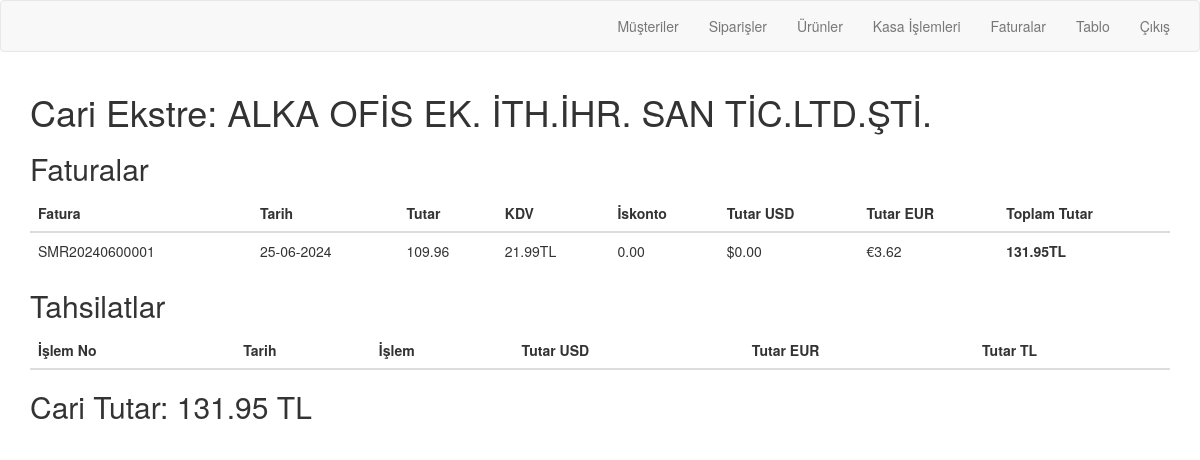
The app's page /order/customer/740/financials/ (signed in), older data.
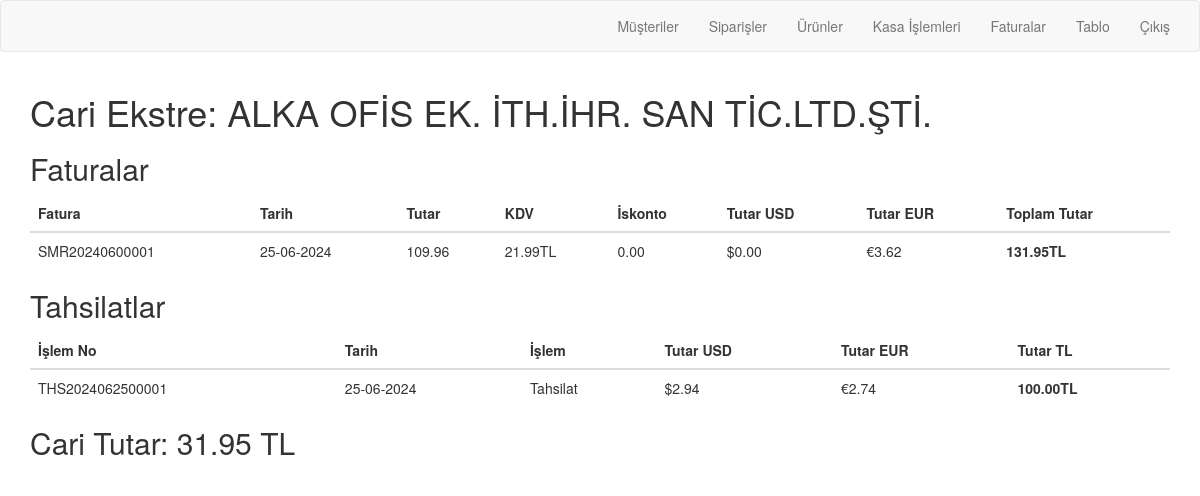
The same page, newer data.
### order/models.py (models this page shows, shortened)
class Invoice(models.Model):
    invoice_number = models.CharField(max_length=20, unique=True, blank=True)
    order = models.OneToOneField(Order, on_delete=models.CASCADE, related_name="invoice")
    invoice_date = models.DateTimeField(auto_now_add=True)
    billing_address = models.CharField(max_length=250, blank=True)
    total_amount = models.DecimalField(max_digits=10, decimal_places=2, blank=True, default=0)
    total_discount=models.DecimalField(max_digits=10, decimal_places=2, blank=True, default=0)
    tax_amount = models.DecimalField(max_digits=10, decimal_places=2, blank=True, default=0)
    grand_total = models.DecimalField(max_digits=10, decimal_places=2, blank=True, default=0)
    grand_total_USD = models.DecimalField(max_digits=10, decimal_places=2, blank=True, default=0)
    grand_total_EUR = models.DecimalField(max_digits=10, decimal_places=2, blank=True, default=0)
    status = models.CharField(max_length=50, default='Pending')

class PaymentReceipt(models.Model):
    RECEIPT = 'Tahsilat'
    PAYMENT = 'Tediye'
    TRANSACTION_TYPES = [
        (RECEIPT, 'Tahsilat'),
        (PAYMENT, 'Tediye'),
    ]
    user = models.ForeignKey(User, on_delete=models.CASCADE)
    cash_register = models.ForeignKey(CashRegister, on_delete=models.CASCADE)
    customer = models.ForeignKey(Customer, on_delete=models.PROTECT, null=True, blank=True)
    expense_item = models.ForeignKey(ExpenseItem, on_delete=models.CASCADE, null=True, blank=True)
    transaction_type = models.CharField(max_length=10, choices=TRANSACTION_TYPES)
    amount = models.DecimalField(max_digits=10, decimal_places=2)
    usd_amount = models.DecimalField(max_digits=10, decimal_places=2, editable=False, null=True)
    eur_amount = models.DecimalField(max_digits=10, decimal_places=2, editable=False, null=True)
    date = models.DateTimeField(default=timezone.now)
    transaction_number = models.CharField(max_length=20, unique=True, blank=True)

### order/views.py (the view)
# urls.py: path('customer/<int:customer_id>/financials/', views.customer_financials, name='customer_financials'),
@login_required
@user_passes_test(is_admin)
def customer_financials(request, customer_id):
    customer = Customer.objects.get(id=customer_id)
    invoices = Invoice.objects.filter(order__customer=customer)
    payments = PaymentReceipt.objects.filter(customer=customer)
    total_invoiced = sum(invoice.grand_total for invoice in invoices)
    total_payments = sum(payment.amount for payment in payments)
    total_balance = total_invoiced - total_payments
    context = {
        'customer': customer,
        'invoices': invoices,
        'payments': payments,
        'total_balance': total_balance
    }
    return render(request, 'order/customer_financials.html', context)

### order/views.py (called while the page is built)
def is_admin(user):
    return user.is_authenticated and user.is_staff

### order/Templates/order/customer_financials.html
{% extends "order/navbar.html" %}
{% block content %}
<body>
    <h1>Cari Ekstre: {{ customer.companyName }}</h1>
    <h2>Faturalar</h2>
    <table class="table">
        <thead>
            <tr>
                <th>Fatura</th>
                <th>Tarih</th>
                <th>Tutar</th>
                <th>KDV</th>
                <th>İskonto</th>
                <th>Tutar USD</th>
                <th>Tutar EUR</th>
                <th>Toplam Tutar</th>
            </tr>
        </thead>
        <tbody>
            {% for invoice in invoices %}
            <tr>
                <td>{{ invoice.invoice_number }}</td>
                <td>{{ invoice.invoice_date|date:"d-m-Y" }}</td>
                <td>{{ invoice.total_amount }}</td>
                <td>{{ invoice.tax_amount }}TL</td>
                <td>{{ invoice.total_discount }}</td>
                <td>${{ invoice.grand_total_USD }}</td>
                <td>€{{ invoice.grand_total_EUR }}</td>
                <td><b>{{ invoice.grand_total }}TL</b></td>
            </tr>
            {% endfor %}
        </tbody>
    </table>
    <h2>Tahsilatlar</h2>
    <table class="table">
        <thead>
            <tr>
                <th>İşlem No</th>
                <th>Tarih</th>
                <th>İşlem</th>
                <th>Tutar USD</th>
                <th>Tutar EUR</th>
                <th>Tutar TL</th>
            </tr>
        </thead>
        <tbody>
            {% for payment in payments %}
            <tr>
                <td>{{ payment.transaction_number }}</td>
                <td>{{ payment.date|date:"d-m-Y" }}</td>
                <td>{{ payment.transaction_type }}</td>
                <td>${{ payment.usd_amount }}</td>
                <td>€{{ payment.eur_amount }}</td>
                <td><b>{{ payment.amount }}TL</b></td>
            </tr>
            {% endfor %}
        </tbody>
    </table>
    <div class="total-balance">
        <h2>Cari Tutar: {{ total_balance }} TL</h2>
    </div>
</body>
</html>
{% endblock %}

Row changes from the older to the newer data that the page shows:
added PaymentReceipt: transaction_number "THS2024062500001", date "25-06-2024", transaction_type "Tahsilat", usd_amount "2.94", eur_amount "2.74", amount "100.00"
Text that changed along with them:
{{ total_balance }}: "131.95" → "31.95"
